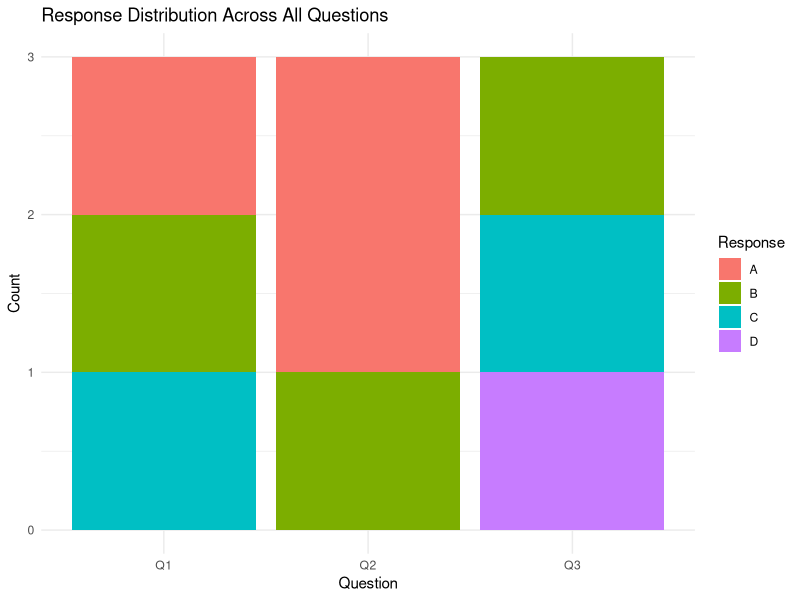

Source code (R):
library(ggplot2)
library(tidyr)

df10 <- data.frame(
  SurveyID = 1:3,
  Q1 = c("A", "B", "C"),
  Q2 = c("B", "A", "A"),
  Q3 = c("C", "D", "B")
)

df10_long <- pivot_longer(df10, cols = starts_with("Q"), names_to = "Question", values_to = "Response")

ggplot(df10_long, aes(x = Question, fill = Response)) +
  geom_bar(position = "stack") +
  labs(title = "Response Distribution Across All Questions", x = "Question", y = "Count") +
  theme_minimal()
